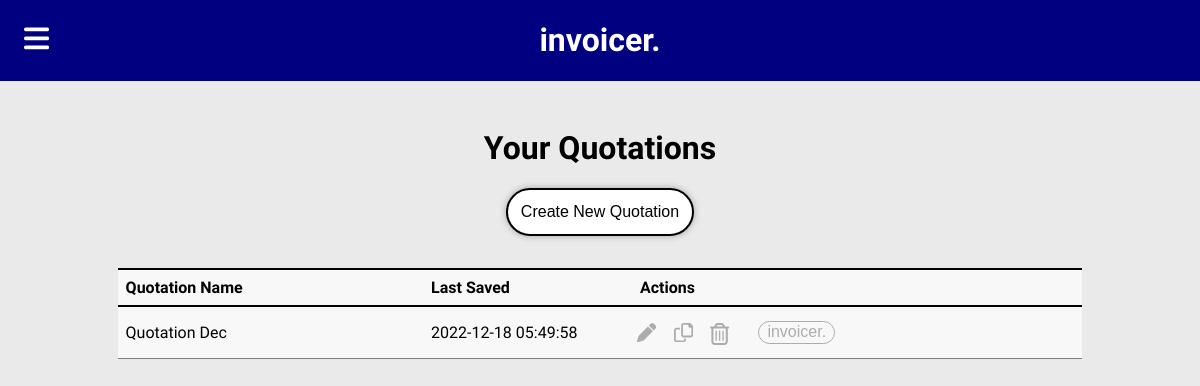
The page /quotations (signed in) on the database as committed earlier.
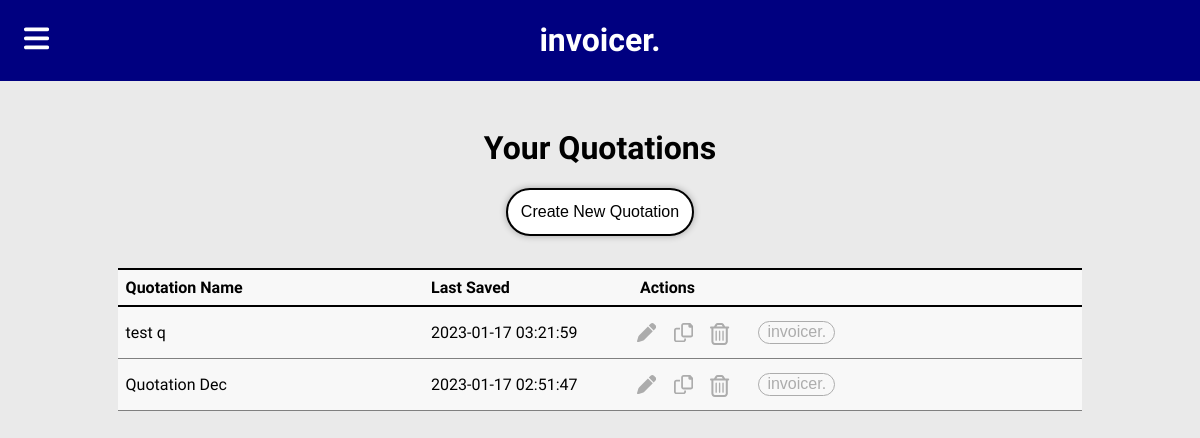
The same page on the database as committed later.
### tables this page shows
CREATE TABLE quote
(
    id INTEGER PRIMARY KEY,
    user_id INTEGER NOT NULL,
    last_saved TEXT NOT NULL
        DEFAULT (CURRENT_TIMESTAMP),
    title TEXT NOT NULL,
    sender_name TEXT NOT NULL,
    sender_details TEXT,
    recipient_details TEXT NOT NULL
        DEFAULT '[Recipient Details Here]',
    project_details TEXT NOT NULL
        DEFAULT '[Project Details Here]',
    send_date TEXT
        DEFAULT CURRENT_DATE,
    ref TEXT NOT NULL
        DEFAULT '[Reference No.]',
    valid_till TEXT
        DEFAULT '[Validity Date]',
    footnote TEXT
        DEFAULT '[Additional Information]',
    total_money TEXT NOT NULL
        DEFAULT '0',
    FOREIGN KEY (user_id) REFERENCES user(id) ON DELETE CASCADE
);

### app.py (the view, shortened to what this page needs)
@app.route("/quotations", methods=['GET', 'POST'])
@login_and_verification_required
def quotations():
    quotes = db.execute("SELECT * FROM quote WHERE user_id = ? ORDER BY last_saved DESC", session['id'])
    return render_template("quotations.html", quotes=quotes)

### helpers.py (called while the page is built)
def login_and_verification_required(f):
    @wraps(f)
    def decorated_function(*args, **kwargs):
        if not session.get("id"):
            return redirect(url_for("login"))
        if not session.get("verified"):
            return render_template("verify.html")
        return f(*args, **kwargs)
    return decorated_function

### templates/quotations.html (shortened to what this page needs)
{% extends "template.html" %}
{% block main %}
<div class="index-head">
    <h1> Your Quotations </h1>
    <button type="button" id="index_create_quote"> Create New Quotation </button>
</div>
<div class="index-page">
    <table class="index-table" id="quotation-index">
        <thead>
            <tr>
                <th class="index-name"> Quotation Name </th>
                <th class="index-date"> Last Saved </th>
                <th class="index-actions"> Actions </th>
            </tr>
        </thead>
        <tbody>
            {% for quote in quotes %}
                <tr>
                    <td class="index-name">{{quote['title']}}</td>
                    <td class="index-date">{{quote['last_saved']}}</td>
                    <td class="index-actions">
                        <form method="post">
                            <button type="button" name="edit" value="EDIT">
                            </button>
                            <button type="submit" name="copy" value="COPY">
                            </button>
                            <button type="submit" name="delete" value="DELETE">
                            </button>
                            <input type="submit" name="convert" value="invoicer." class="convert-btn">
                        </form>
                    </td>
                </tr>
            {% endfor %}
        </tbody>
    </table>
</div>
{% endblock %}

Rows that differ between the two databases and show on the page:
added quote: title "test q", last_saved "2023-01-17 03:21:59"
changed quote "Quotation Dec": last_saved "2022-12-18 05:49:58" → "2023-01-17 02:51:47"
